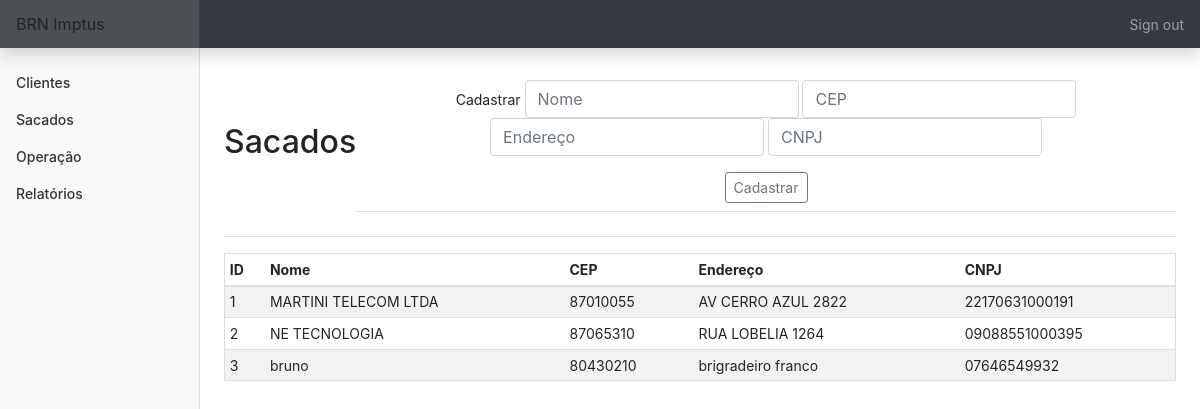
The page /sacados (signed in) on the database its author committed.
### tables this page shows
CREATE TABLE sacados (id INTEGER PRIMARY KEY AUTOINCREMENT NOT NULL,
						nome TEXT NOT NULL,
						cep TEXT NOT NULL,
						endereço TEXT NOT NULL, cnpj TEXT);

### app.py (the view, shortened to what this page needs)
@app.route('/sacados', methods=['GET', 'POST'])
@login_required
def sacados():
    con = sqlite3.connect('brn.db')
    con.row_factory = sqlite3.Row
    cur = con.cursor()
    if request.method == 'GET':
        cur.execute('SELECT * FROM sacados')
        rows = cur.fetchall()
        return render_template('sacados.html', rows=rows)

### app.py (called while the page is built)
@app.after_request
def after_request(response):
    response.headers["Cache-Control"] = "no-cache, no-store, must-revalidate"
    response.headers["Expires"] = 0
    response.headers["Pragma"] = "no-cache"
    return response

### helper.py (called while the page is built)
def login_required(f):
    @wraps(f)
    def decorated_function(*args, **kwargs):
        if session.get("user_id") is None:
            return redirect("/login")
        return f(*args, **kwargs)
    return decorated_function

### templates/sacados.html (shortened to what this page needs)
{% extends "layout.html" %}
{% block main %}
    <div class='d-flex justify-content-between flex-warp flex-md-nowrap align-items-center pt-3 pb-2 mb-3 border-bottom'>
        <h1 class='h2'>Sacados</h1>
        <div class='d-flex justify-content-between flex-warp flex-md-nowrap align-items-center pt-3 pb-2 mb-3 border-bottom'>
            <form action='sacados' method='POST'>
                <div class='form-group'>
                    <label for=''>Cadastrar</label>
                    <input name='nome' autofocus class='form-control' placeholder='Nome' type='text'>
                    <input name='cep' autofocus class='form-control' placeholder='CEP' type='number'>
                    <input name='endereco' autofocus class='form-control' placeholder='Endereço' type='text'>
                    <input name='cnpj' autofocus class='form-control' placeholder='CNPJ' type='text'>
                </div>
                <button type='submit' class='btn btn-sm btn-outline-secondary'>Cadastrar</button>
            </form>
        </div>
    </div>
    <div class='table-responsive'>
        <table class='table table-striped table-sm'>
            <thead>
                <tr>
                    <th>ID</th>
                    <th>Nome</th>
                    <th>CEP</th>
                    <th>Endereço</th>
                    <th>CNPJ</th>
                </tr>
            </thead>
            <tbody>
                {% for row in rows %}
                    <tr>
                        <td>{{ row['id'] }}</td>
                        <td>{{ row['nome'] }}</td>
                        <td>{{ row['cep'] }}</td>
                        <td>{{ row['endereço'] }}</td>
                        <td>{{ row['cnpj'] }}</td>
                    </tr>
                {% endfor %}
            </tbody>
        </table>
    </div>
{% endblock %}

### static/styles.css (style rules this page uses)
main .form-control { display: inline-block; width: auto; }
main table { text-align: left; border-collapse: collapse; border-spacing: 0; width: 100%; border: 1px solid #ddd; }
main table td, th { text-align: left; padding: 16px; }
body { font-size: .875rem; height:100%; }

### rows shown on the page
sacados: id "1", nome "MARTINI TELECOM LTDA", cep "87010055", endereço "AV CERRO AZUL 2822", cnpj "22170631000191"
sacados: id "2", nome "NE TECNOLOGIA", cep "87065310", endereço "RUA LOBELIA 1264", cnpj "09088551000395"
sacados: id "3", nome "bruno", cep "80430210", endereço "brigradeiro franco", cnpj "07646549932"
